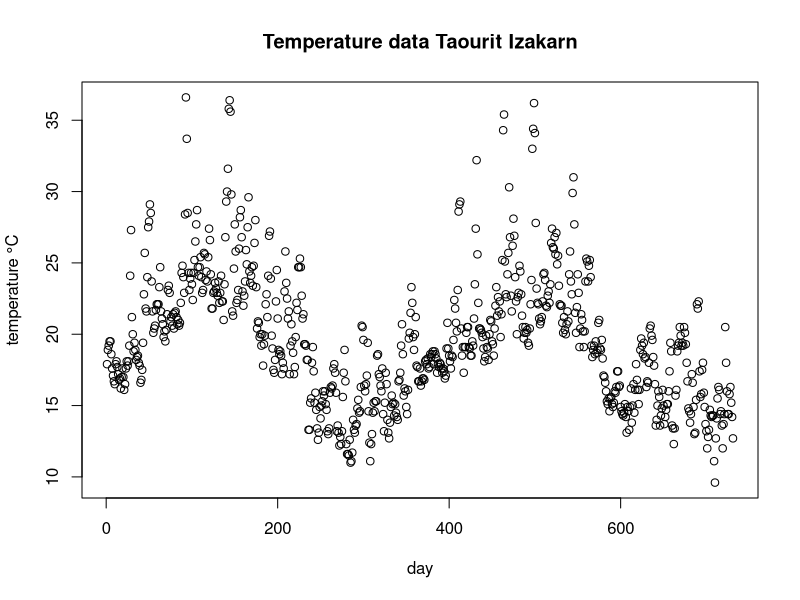
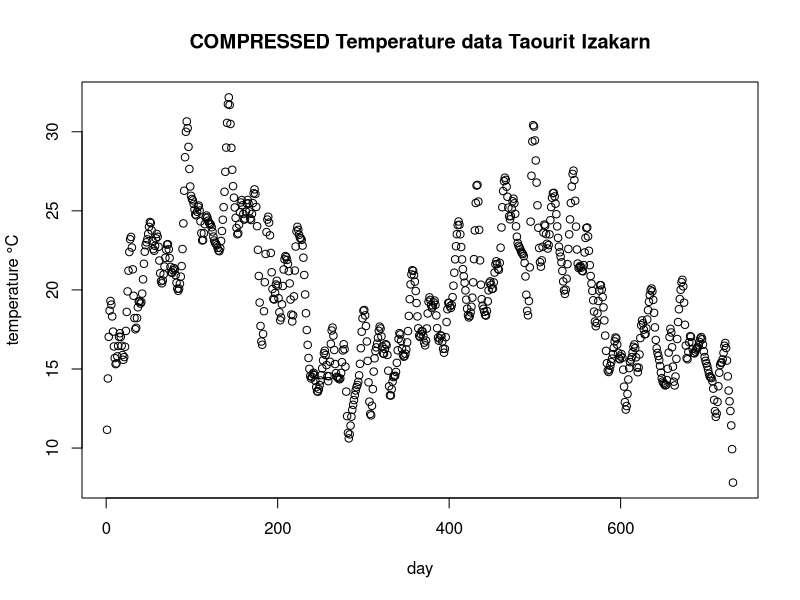

Here is the R script that generated these plots, in order:
data <- read.csv("date_v_temp.csv")
y <- data$temp
x <- 1:length(y)

dev <- pdf("temp_plot.pdf", width=15, height=8)
plot(x,y,
     main="Temperature data Taourit Izakarn",
     xlab="day",
     ylab="temperature °C")
dev.off()

data <- read.csv("date_v_temp_FFT.csv")
y <- data$y
x <- 1:length(y)

dev <- pdf("temp_plot_FFT.pdf", width=15, height=8)
plot(x,y,
     main="COMPRESSED Temperature data Taourit Izakarn",
     xlab="day",
     ylab="temperature °C")
dev.off()
